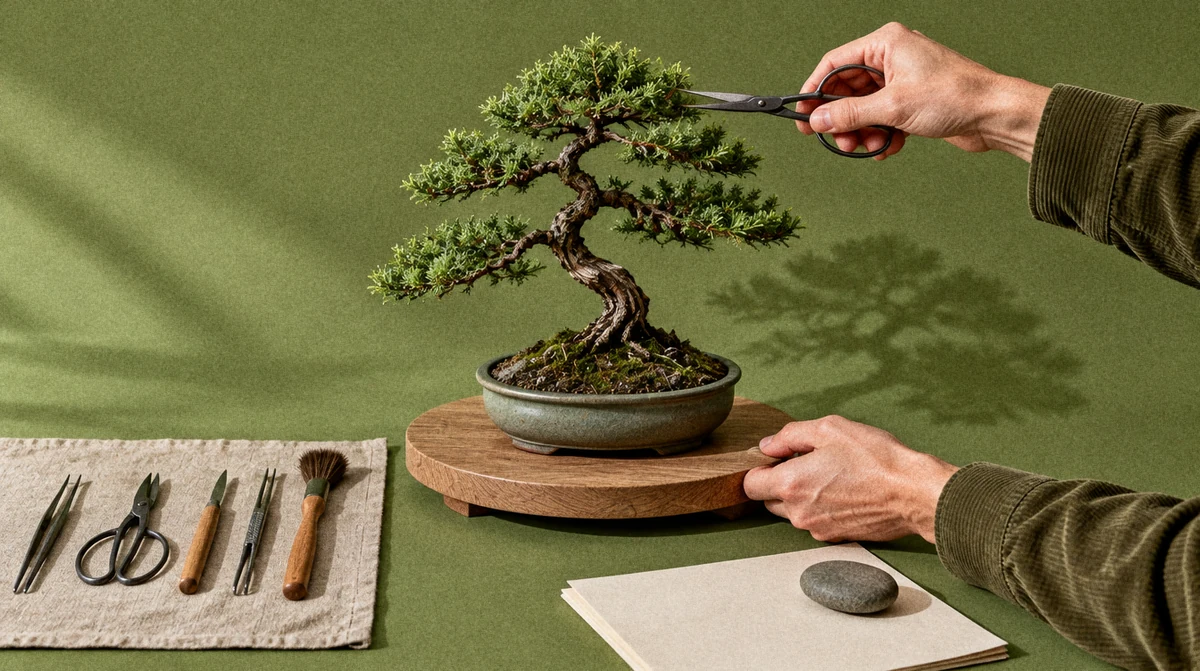
#> input picture marketing/oficina/obras-web/spindlelab-v3/e15-heroes-internos/pruebas-r2/acompanamiento-mensual.webp, 1200 x 671 px, given in place of nosotros.png, which was not available; the run also reads 1 picture not shown here
$ python build.py ../acompanamiento-mensual.webp ../blog.webp ../blog.webp ../blog.webp
#> lines starting #> are read from the running program, lines starting #| are printed output that depends on the picture
### marketing/oficina/obras-web/spindlelab-v3/e15-heroes-internos/pruebas-r2/post/post.py
import sys, numpy as np
from PIL import Image, ImageFilter
import colorsys

def hexrgb(h): h=h.lstrip('#'); return np.array([int(h[i:i+2],16) for i in (0,2,4)],float)/255
def s2l(c): return np.where(c<=0.04045,c/12.92,((c+0.055)/1.055)**2.4)
def l2s(c): return np.where(c<=0.0031308,c*12.92,1.055*np.power(np.clip(c,0,None),1/2.4)-0.055)

def resize1200(im):
    w,h=im.size; return im.resize((1200,round(h*1200/w)),Image.LANCZOS)

def gradmap_retro(im):
    a=np.asarray(im.convert('RGB'),float)/255
    lin=s2l(a); L=0.2126*lin[...,0]+0.7152*lin[...,1]+0.0722*lin[...,2]
    Ls=l2s(L)  # perceptual-ish 0..1
    # normalize luminance range (percentiles) to use full map
    lo,hi=np.percentile(Ls,1),np.percentile(Ls,99.5)
    t=np.clip((Ls-lo)/(hi-lo),0,1)
    stops=[(0,hexrgb('#0F2A1C')),(0.45,hexrgb('#2E5B3A')),(1,hexrgb('#A9DDA0'))]
    out=np.zeros_like(a)
    for (t0,c0),(t1,c1) in zip(stops[:-1],stops[1:]):
        m=(t>=t0)&(t<=t1); f=((t-t0)/(t1-t0))[...,None]
        c=l2s(s2l(c0)*(1-f)+s2l(c1)*f)
        out[m]=c[m]
    return Image.fromarray((np.clip(out,0,1)*255).round().astype(np.uint8))

# [26 lines left out: functions lima_shift, grain, not called in this run]

def hue_p90(im):
    a=np.asarray(im.convert('RGB'),float)/255
    L=0.299*a[...,0]+0.587*a[...,1]+0.114*a[...,2]
    m=L>=np.percentile(L,90)
    px=a[m]; mean=px.mean(0)
    h,l,s=colorsys.rgb_to_hls(*mean); return round(h*360,1), round(l,3), round(s,3)
# [5 lines left out: function bg, not called in this run]

def paper_shift(im, base, target=90):
    a=np.asarray(im.convert('RGB'),float)/255
    mx=a.max(-1); mn=a.min(-1); V=mx; d=mx-mn; S=np.where(mx>0,d/np.maximum(mx,1e-6),0)
    r,g,b=a[...,0],a[...,1],a[...,2]
    h=np.zeros_like(mx); dd=np.maximum(d,1e-6)
    h=np.where(mx==r,((g-b)/dd)%6,np.where(mx==g,(b-r)/dd+2,(r-g)/dd+4))*60
    w=np.clip((S-0.35)/0.2,0,1)*np.clip((V-0.35)/0.15,0,1)*np.clip(1-np.abs(h-base)/35,0,1)
    nh=(h+(target-base)*w)%360/60; i=np.floor(nh).astype(int)%6; f=nh-np.floor(nh)
    p=V*(1-S); q=V*(1-S*f); t=V*(1-S*(1-f))
    R=np.choose(i,[V,q,p,p,t,V]); G=np.choose(i,[t,V,V,q,p,p]); B=np.choose(i,[p,p,t,V,V,q])
    return Image.fromarray((np.clip(np.stack([R,G,B],-1),0,1)*255).round().astype(np.uint8))

# R3 · Afiches de fluorescente a impreso (lock R3.6). Solo el papel: los mismos píxeles
# claros y saturados que mueve paper_shift (peso suave), con el tono intacto. Escala S y V
# para que la mediana del papel quede en s_t / v_t, igual en las cuatro.
# [13 lines left out: functions _hsv, _rgb, papel, not called in this run]
def medir_papel(im):
    a,h,S,V,w=papel(im); m=w>0.99
    return round(float(np.median(h[m])),1), round(float(np.median(S[m])),3), round(float(np.median(V[m])),3)
# [5 lines left out: function paper_print, not called in this run]

### marketing/oficina/obras-web/spindlelab-v3/e15-heroes-internos/pruebas-r2/post/build.py
import sys,os; sys.path.insert(0,sys.argv[1])
from post import *
g,r1,out=sys.argv[2],sys.argv[3],sys.argv[4]
os.makedirs(out,exist_ok=True)
def save(im,slug): im.save(f'{out}/{slug}.webp','WEBP',quality=88,method=6); return im
# iso: copy round1 approved + new metodo
for s in ['nosotros','servicios']: save(resize1200(Image.open(f'{r1}/{s}.png').convert('RGB')),s)
#> in resize1200, `w, h = im.size`: w = 1200; h = 671
#> in resize1200, returned value is the input picture: PIL image 1200x671 RGB; mean R, G, B 118.4, 113.5, 71.1
save(resize1200(Image.open(f'{g}/metodo.png').convert('RGB')),'metodo')
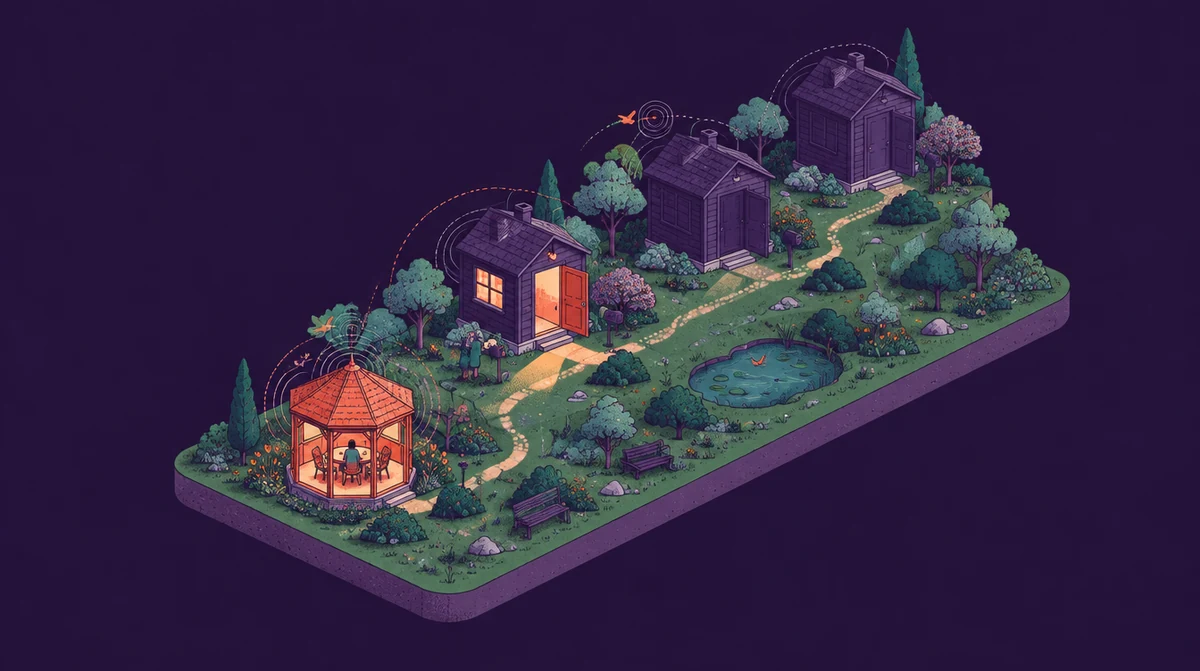
#> input picture marketing/oficina/obras-web/spindlelab-v3/e15-heroes-internos/pruebas-r2/metodo.webp, 1200 x 671 px, given in place of metodo.png, which was not available
#> in resize1200, returned value is the input picture: PIL image 1200x671 RGB; mean R, G, B 51.6, 38.8, 68.6
# retro: gradient map for both
save(gradmap_retro(resize1200(Image.open(f'{r1}/auditoria-seo-tecnica.png'))),'auditoria-seo-tecnica')
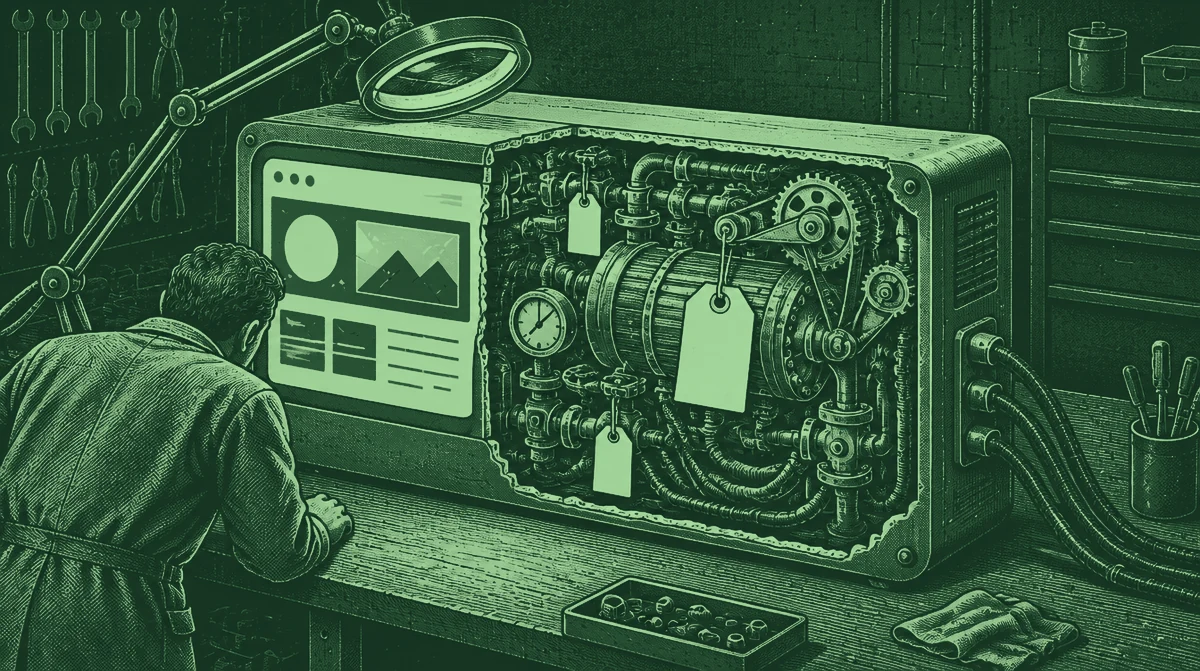
#> input picture marketing/oficina/obras-web/spindlelab-v3/e15-heroes-internos/pruebas-r2/auditoria-seo-tecnica.webp, 1200 x 671 px, given in place of auditoria-seo-tecnica.png, which was not available
#> in resize1200, returned value is the input picture: PIL image 1200x671 RGB; mean R, G, B 53, 90.8, 61.2
#> in gradmap_retro, `lo,hi=np.percentile(Ls,1),np.percentile(Ls,99.5)`: lo = 0.155; hi = 0.806
save(gradmap_retro(resize1200(Image.open(f'{g}/visibilidad-en-ia.png'))),'visibilidad-en-ia')
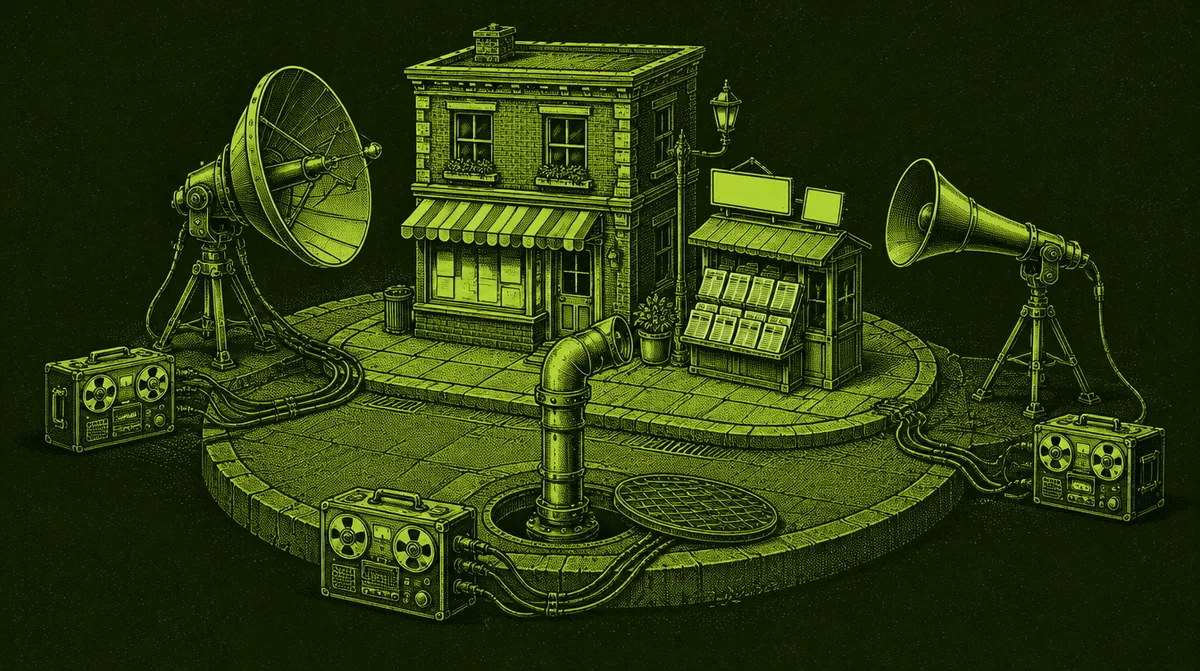
#> input picture marketing/oficina/obras-web/spindlelab-v3/e15-heroes-internos/pruebas/visibilidad-en-ia.webp, 1200 x 671 px, given in place of visibilidad-en-ia.png, which was not available
#> in resize1200, returned value is the input picture: PIL image 1200x671 RGB; mean R, G, B 41.9, 56.2, 10.9
#> in gradmap_retro (call 2), `lo,hi=np.percentile(Ls,1),np.percentile(Ls,99.5)`: lo = 0.0372; hi = 0.779
#> after the loop in gradmap_retro (call 2), `for (t0,c0),(t1,c1) in zip(stops[:-1],stops[1:]):`:
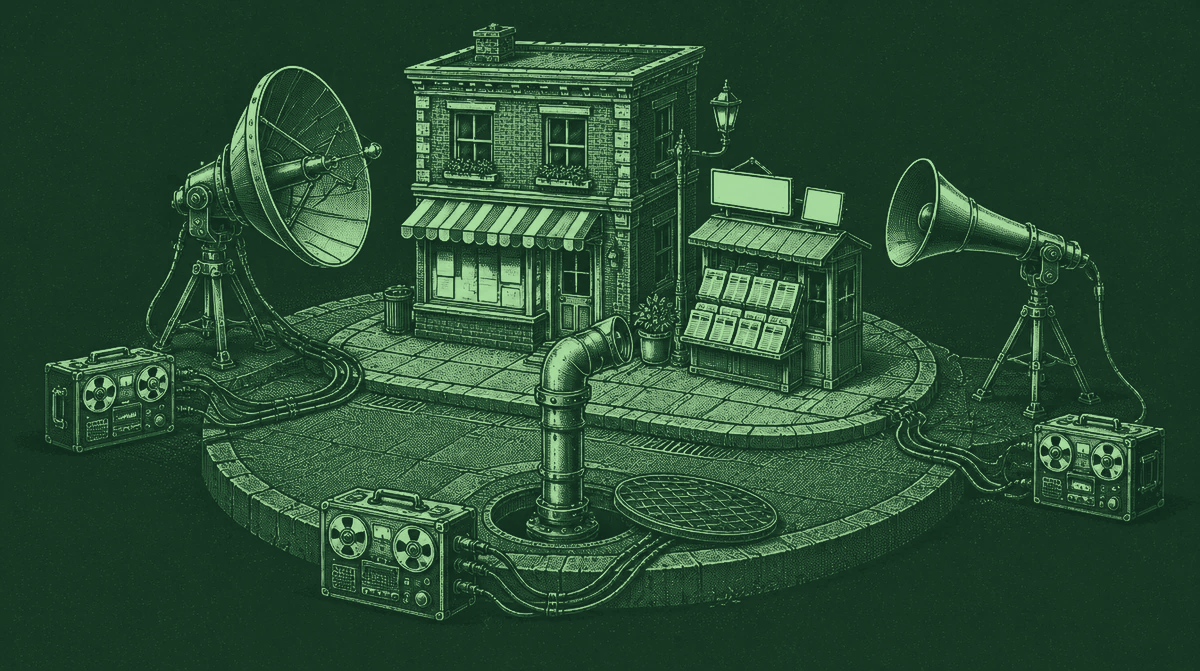
#> out: shape (671, 1200, 3) float64; mean of channels 0, 1, 2 0.163, 0.3, 0.2; drawn as R, G, B
# afiche: paper shift to ~90 measured
def afi(path,slug):
#> called with path = '../blog.webp/redes-sociales.png', slug = 'redes-sociales'
    im=Image.open(path).convert('RGB'); base=hue_p90(im)[0]
#> after `base = hue_p90(im)[0]`: base = 90.6
    tgt=base; o=im
#> after `tgt = base`: tgt = 90.6
    for _ in range(3):
        o=paper_shift(im,base,tgt); m=hue_p90(o)[0]
        tgt+= (90-m)
#> this loop made 3 passes
#> (mean in hue_p90, m) on passes 1 to 3: ([0.562, 0.941, 0.197], 90.6), ([0.569, 0.942, 0.197], 90), ([0.569, 0.942, 0.197], 90)
#> after the loop, tgt = 90
    o=paper_shift(im,base,tgt); print(slug,'base',base,'->',hue_p90(o))
#> call 4 of paper_shift, with base = 90.6, target = 90
#> in paper_shift (call 4), `i = np.floor(nh).astype(int) % 6`: i: shape (671, 1200) int64; 5 distinct labels, from 0 to 5
#> in paper_shift (call 4), `t = V * (1 - S * (1 - f))`:
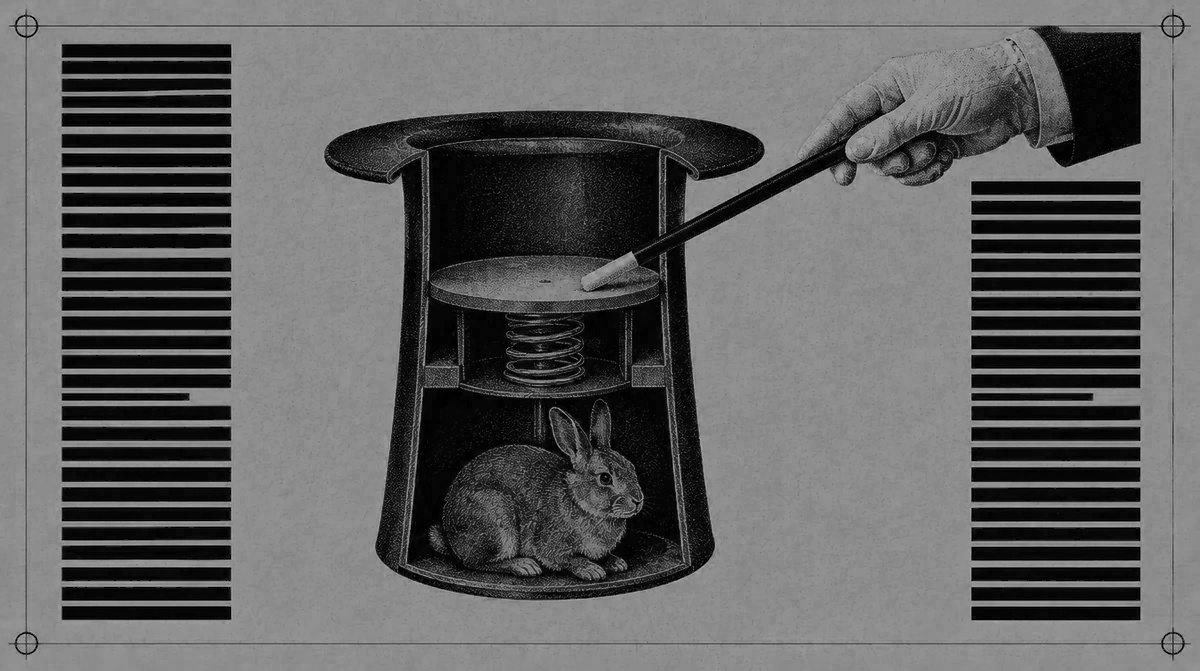
#> t: shape (671, 1200) float64; min 0, max 0.714, mean 0.384
#| redes-sociales base 90.6 -> (90.0, 0.569, 0.864)
    save(resize1200(o),slug)
afi(f'{r1}/redes-sociales.png','redes-sociales')
for s in ['paid-media','trabajo','blog']: afi(f'{g}/{s}.png',s)
#> (the run stopped early here; a loop or call above may not have finished)
